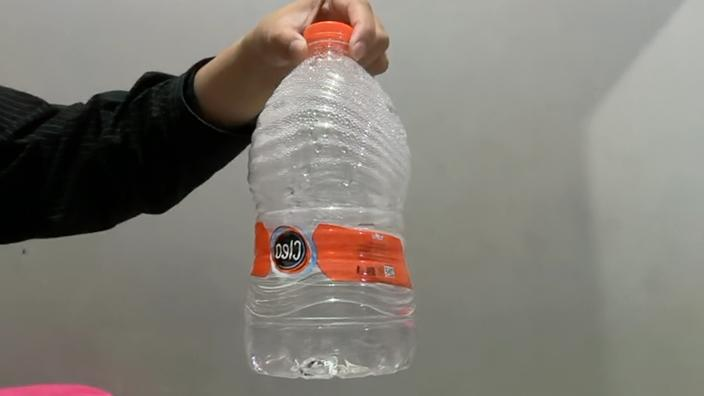
#> input picture dataset_tambahan/water_bottle/20260622_231625.jpg, 704 x 396 px; its folder holds only this picture in this run
$ python clean_dataset.py   (older library calls are emulated)
#> lines starting #> are read from the running program, lines starting #| are printed output that depends on the picture
import os
import shutil
import cv2

DATASET_DIR = "dataset_tambahan"
CLEAN_DIR = "dataset_clean"

os.makedirs(CLEAN_DIR, exist_ok=True)

# threshold blur (semakin kecil = semakin strict)
BLUR_THRESHOLD = 100

def is_blurry(image_path):
    img = cv2.imread(image_path)
#> img is the input picture: shape (396, 704, 3); mean B, G, R 116.5, 124.1, 128.7
    if img is None:
        return True

    gray = cv2.cvtColor(img, cv2.COLOR_BGR2GRAY)
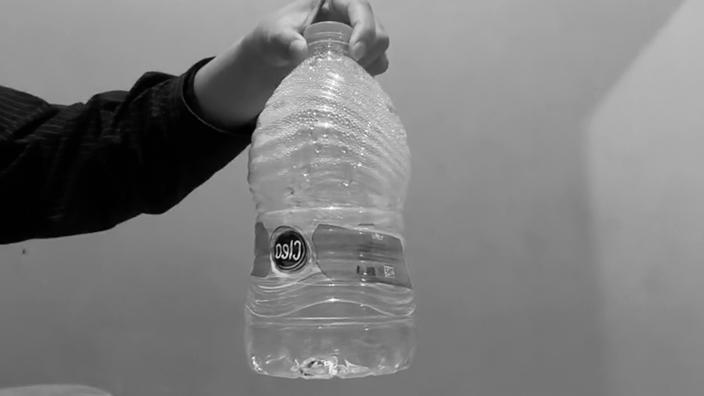
#> gray: shape (396, 704); min 0, max 255, mean 124.7
    variance = cv2.Laplacian(gray, cv2.CV_64F).var()
#> variance = 143.3

    return variance < BLUR_THRESHOLD

def clean_dataset():
    for class_name in os.listdir(DATASET_DIR):
        class_path = os.path.join(DATASET_DIR, class_name)

        if not os.path.isdir(class_path):
            continue

        clean_class_path = os.path.join(CLEAN_DIR, class_name)
        os.makedirs(clean_class_path, exist_ok=True)

        for img_name in os.listdir(class_path):
            img_path = os.path.join(class_path, img_name)

            # skip junk file
            if img_name.startswith("."):
                continue

            # check blur
            if is_blurry(img_path):
                print(f"❌ SKIP (blur): {img_path}")
                continue

            # copy clean image
            shutil.copy(img_path, clean_class_path)
            print(f"✔ KEEP: {img_path}")

clean_dataset()
print("DONE CLEANING DATASET")
